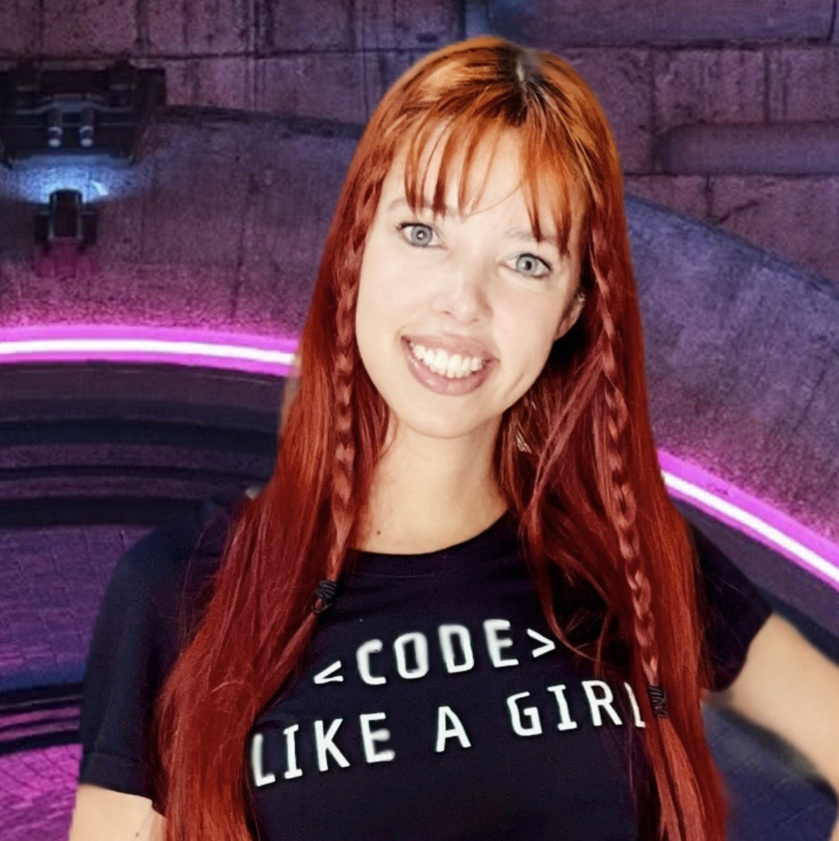
%> input picture img_ias.jpg, 839 x 841 px, shrunk from 1089 x 1092 before the run
$ octave rgb_hsv.m   (GNU Octave 9; MATLAB toolbox functions it lacks are replaced by stand-ins)
%> lines starting %> are read from the running program, lines starting %| are printed output that depends on the picture
clear all
close all
clc

pkg load image

img = imread('img_ias.jpg'); % Fazendo a leitura da imagem
%> img is the input picture: size 841x839x3 uint8; mean R, G, B 97.8, 61.8, 75.7
figure, imshow (img);

R = img (:,:,1);
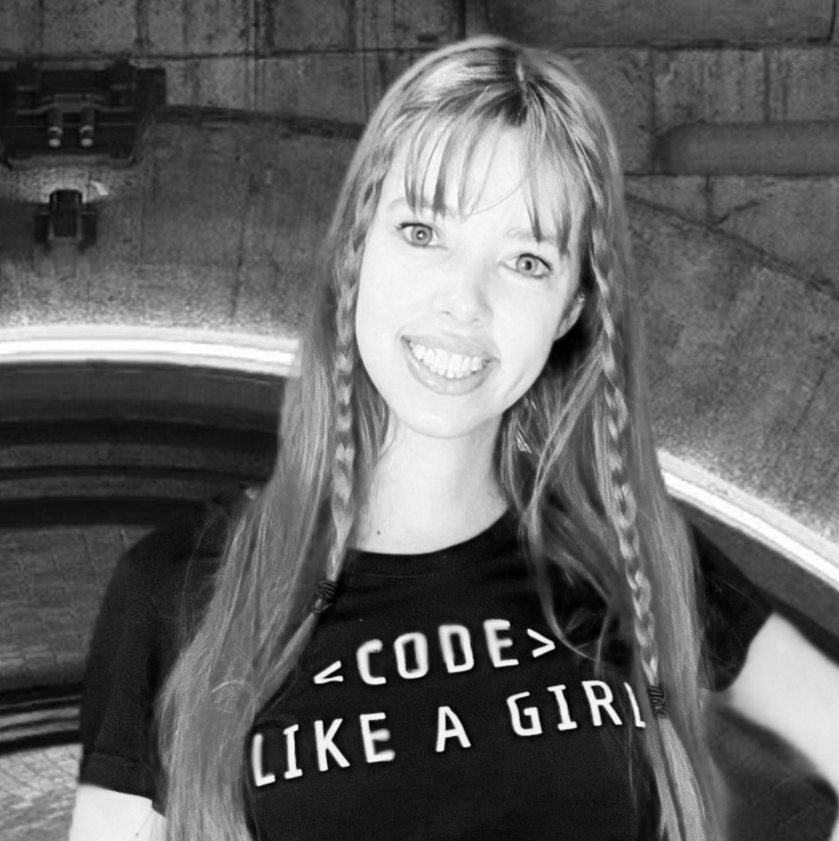
%> R: size 841x839 uint8; min 0, max 255, mean 97.8
G = img (:,:,2);
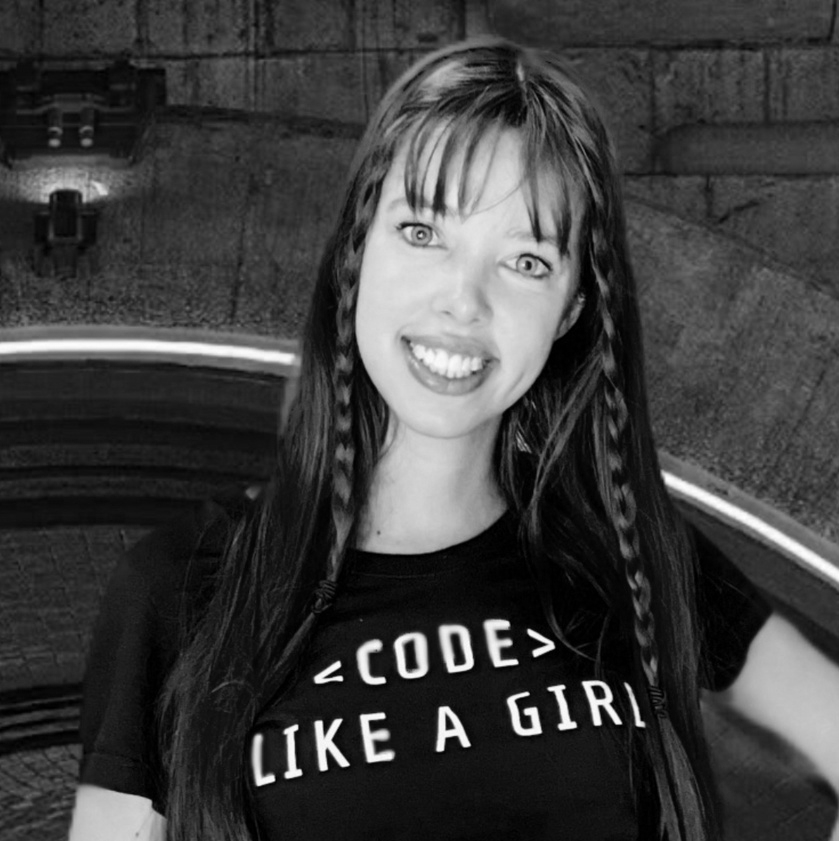
%> G: size 841x839 uint8; min 0, max 255, mean 61.8
B = img (:,:,3);
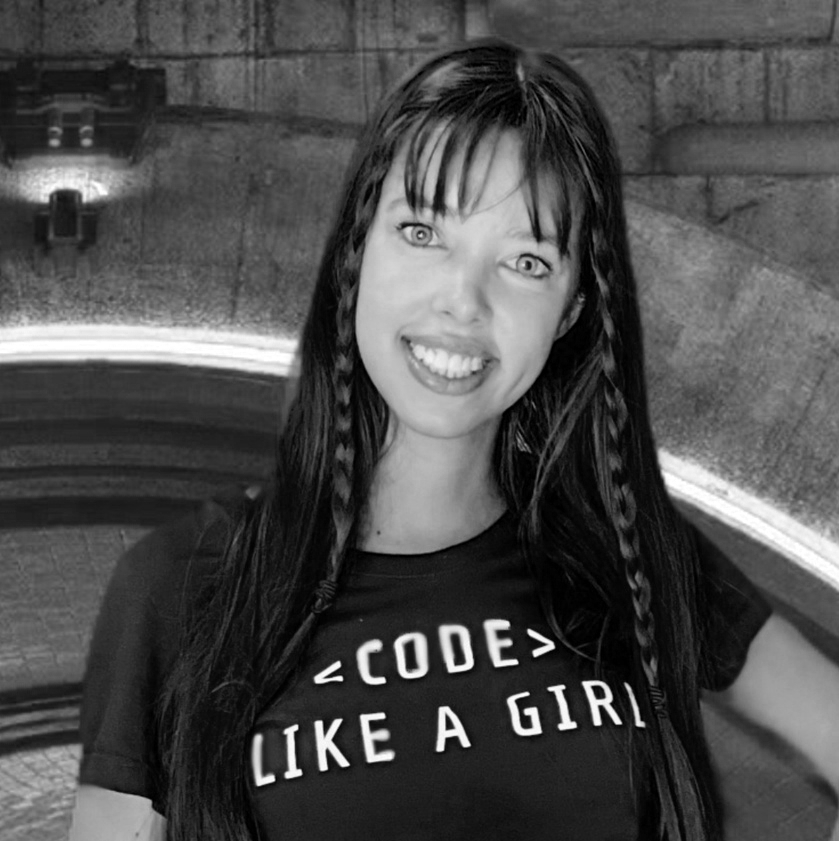
%> B: size 841x839 uint8; min 0, max 255, mean 75.7

Rr = imadjust(R);
Gr = imadjust(G);
Br = imadjust(B);

imgr = cat (3, Rr, Gr, Br);
figure, imshow (imgr);

HSV = rgb2hsv(img);
%> HSV: size 841x839x3 double; mean H, S, V 0.558, 0.493, 0.407

figure, imshow (HSV (:,:,1), []); colorbar, title('Componente H');
%> after `imshow (HSV (:,:,1), [])`:
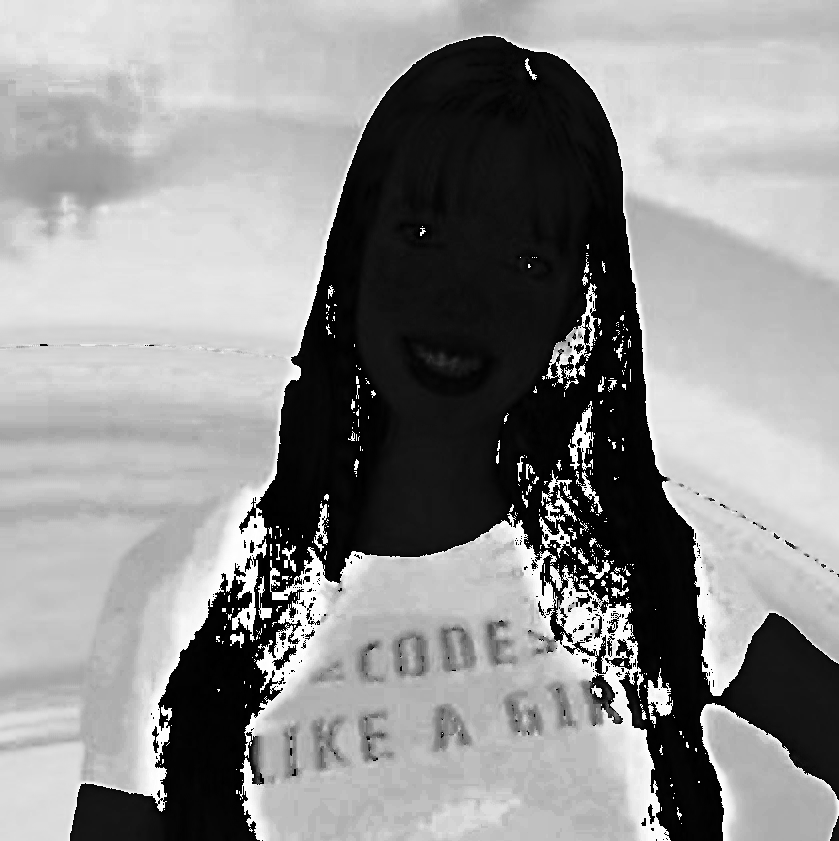
%> displayed picture: size 841x839, on the screen's scale of 0 to 255; min 0, max 255, mean 142.6
figure, imshow (HSV (:,:,2), []); colorbar, title('Componente S');
%> after `imshow (HSV (:,:,2), [])`:
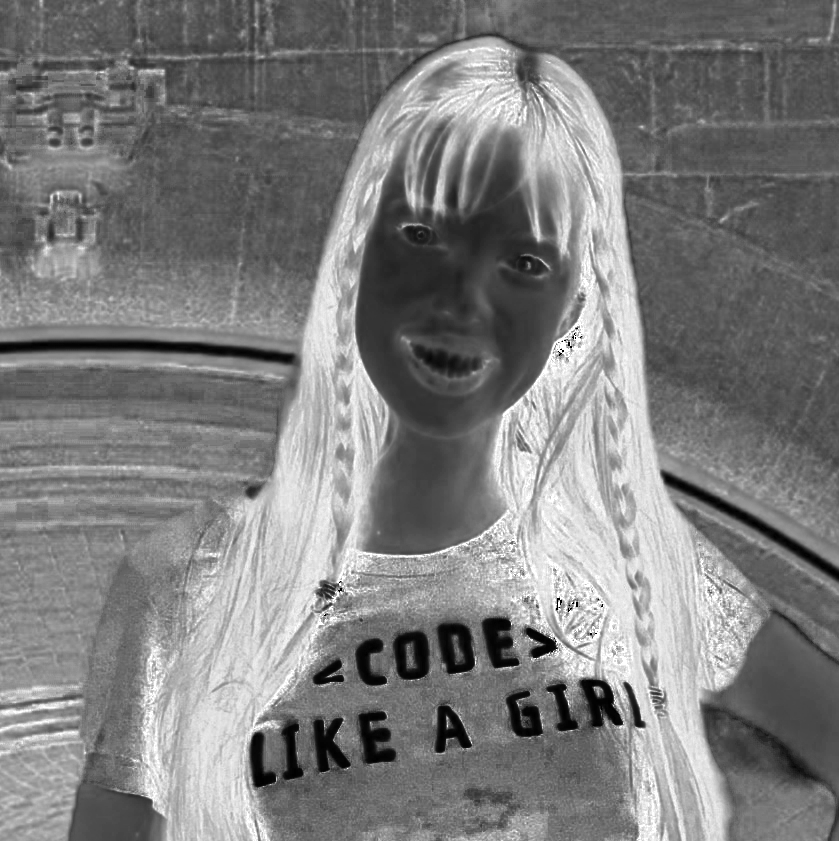
%> displayed picture: size 841x839, on the screen's scale of 0 to 255; min 0, max 255, mean 125.7
figure, imshow (HSV (:,:,3), []); colorbar, title('Componente V');
%> after `imshow (HSV (:,:,3), [])`:
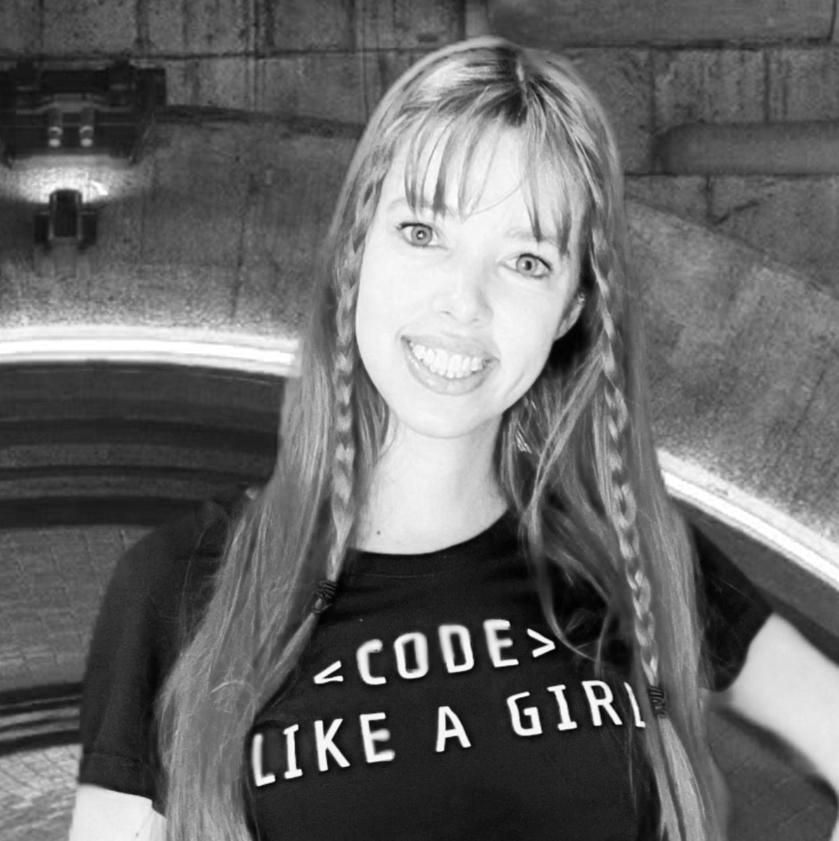
%> displayed picture: size 841x839, on the screen's scale of 0 to 255; min 0, max 255, mean 103.7

Vr = imadjust(uint8(HSV(:,:,3)* 255));

figure, imshow (Vr);

HSV(:,:,3) = double (Vr)/255;
%> HSV: size 841x839x3 double; mean H, S, V 0.558, 0.493, 0.389

imgr2 = hsv2rgb(HSV);

figure, imshow (imgr2);

$ run again, with 2_denteraioX.jpg copied over img_ias.jpg
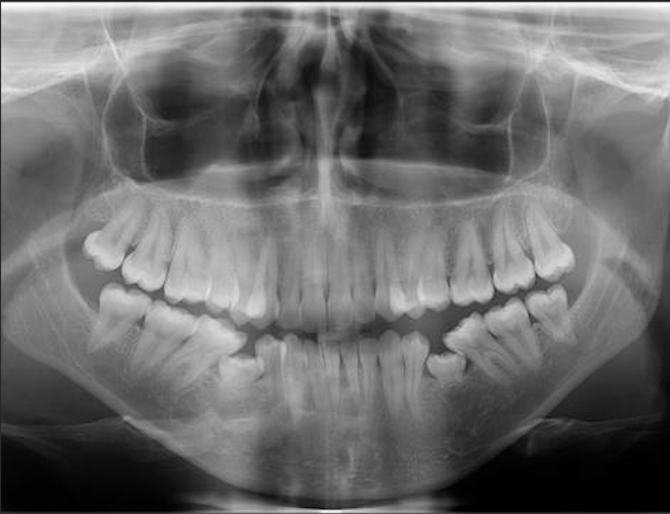
%> input picture 2_denteraioX.jpg, 670 x 514 px
%> img is the input picture: size 514x670x3 uint8; min 0, max 252, mean 107.8
%> `Rr = imadjust(R);`:
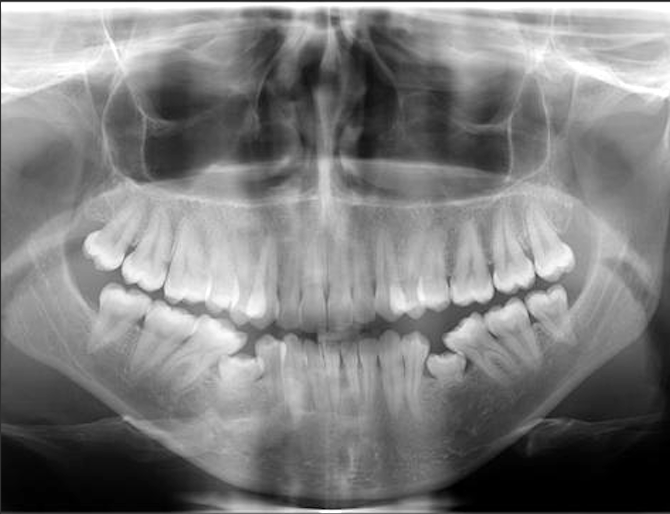
%> Rr: size 514x670 uint8; min 0, max 255, mean 125.9

$ run again, with Tucano.jpg copied over img_ias.jpg
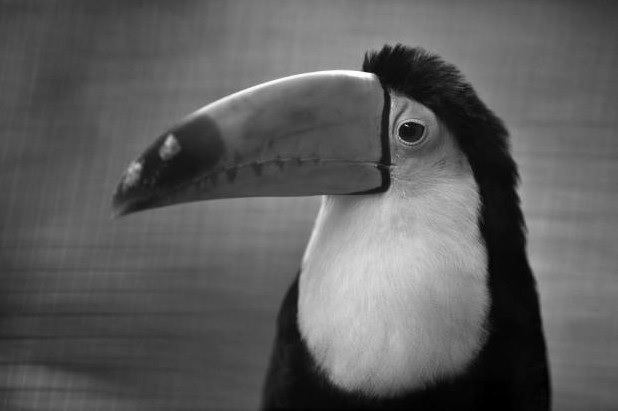
%> input picture Tucano.jpg, 618 x 411 px
%> img is the input picture: size 411x618x3 uint8; min 0, max 255, mean 93
%> `Rr = imadjust(R);`:
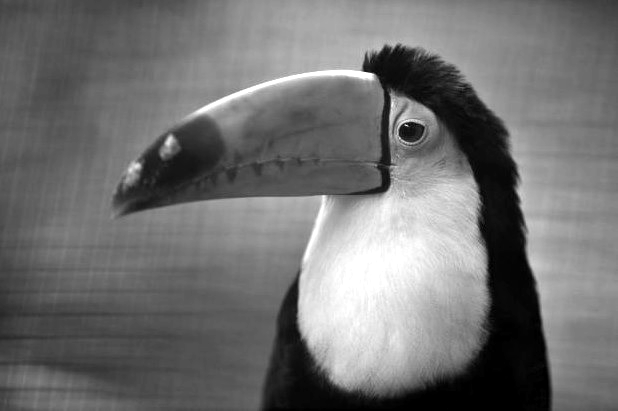
%> Rr: size 411x618 uint8; min 0, max 255, mean 112.7
